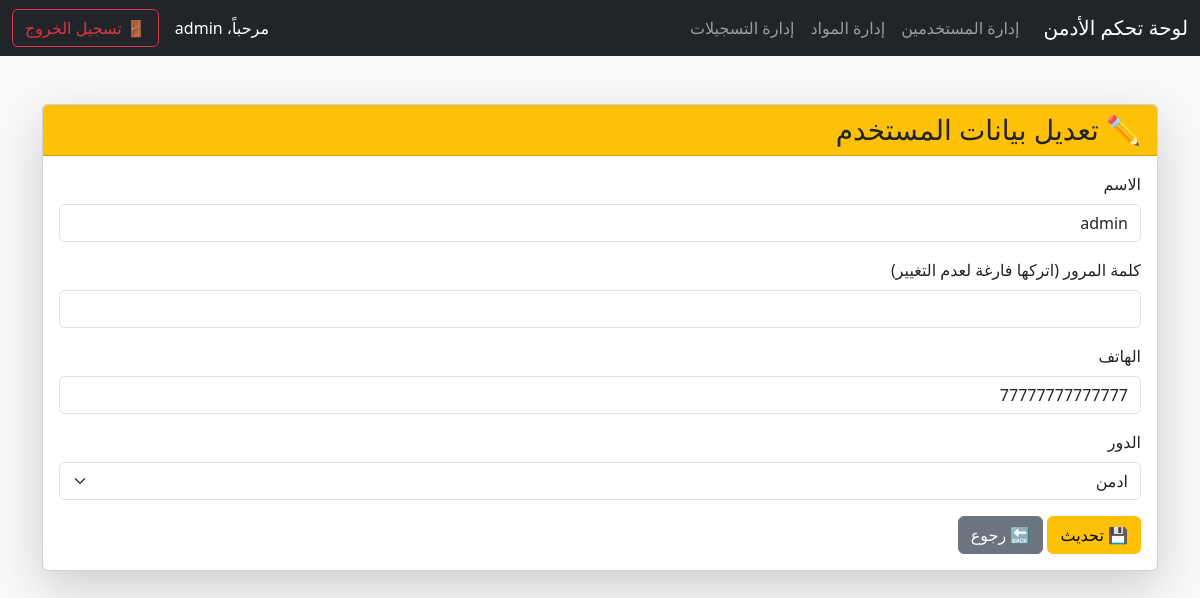
The page /admin/edit.php?id=1 (signed in) on the database its author committed.
### tables this page shows
CREATE TABLE `users` (
  `id` int(11) NOT NULL,
  `name` varchar(255) NOT NULL,
  `password` varchar(255) NOT NULL,
  `phone` varchar(255) DEFAULT NULL,
  `role` varchar(50) NOT NULL DEFAULT 'student'
);

### admin/edit.php (the view, shortened to what this page needs)
<?php
require '../includes/database.php';
$id = intval($_GET['id']);
$stmt = $conn->prepare("SELECT * FROM users WHERE id=?");
$stmt->bind_param("i", $id);
$stmt->execute();
$user = $stmt->get_result()->fetch_assoc();
?>
<!DOCTYPE html>
<html lang="ar" dir="rtl">
<head>
    <link href="https://cdn.jsdelivr.net/npm/bootstrap@5.3.3/dist/css/bootstrap.rtl.min.css" rel="stylesheet">
</head>
<body class="bg-light">
<?php require_once '../includes/admin_navbar.php'; ?>
    <div class="container mt-5">
        <div class="card shadow-lg">
            <div class="card-header bg-warning text-dark">
                <h3 class="mb-0">✏ تعديل بيانات المستخدم</h3>
            </div>
            <div class="card-body">
                <form method="post">
                    <div class="mb-3">
                        <label class="form-label">الاسم</label>
                        <input type="text" name="name" value="<?= htmlspecialchars($user['name']) ?>"
                            class="form-control" required>
                    </div>
                    <div class="mb-3">
                        <label class="form-label">كلمة المرور (اتركها فارغة لعدم التغيير)</label>
                        <input type="password" name="password" class="form-control">
                    </div>
                    <div class="mb-3">
                        <label class="form-label">الهاتف</label>
                        <input type="text" name="phone" value="<?= htmlspecialchars($user['phone']) ?>"
                            class="form-control" required>
                    </div>
                    <div class="mb-3">
                        <label class="form-label">الدور</label>
                        <select name="role" class="form-select" required>
                            <option value="admin" <?= $user['role'] == 'admin' ? 'selected' : '' ?>>ادمن</option>
                        </select>
                    </div>
                    <button type="submit" class="btn btn-warning">💾 تحديث</button>
                    <a href="dashboard.php" class="btn btn-secondary">🔙 رجوع</a>
                </form>
            </div>
        </div>
    </div>
</body>
</html>

### rows shown on the page
users: name "admin", phone "77777777777777", role "ادمن"

### other values the page prints
$_SESSION['name'] "admin"
